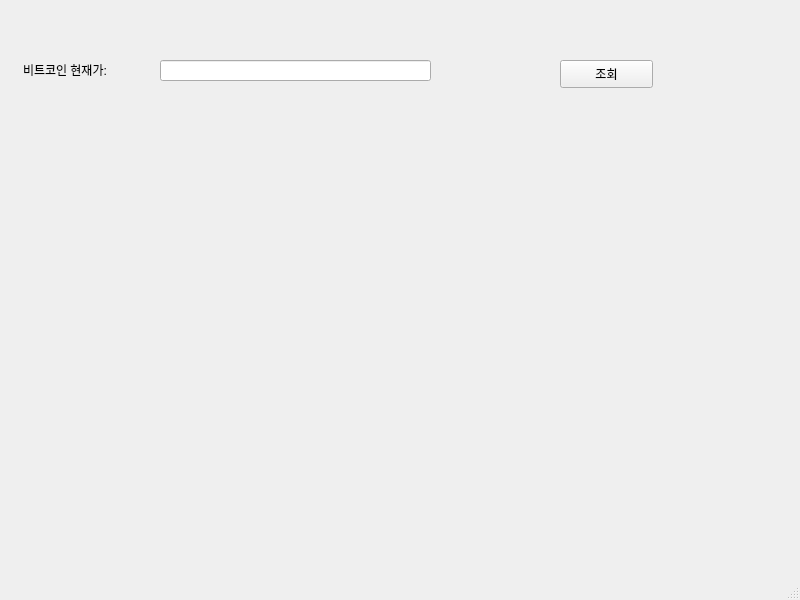
<?xml version="1.0" encoding="UTF-8"?>
<ui version="4.0">
 <class>MainWindow</class>
 <widget class="QMainWindow" name="MainWindow">
  <property name="geometry">
   <rect>
    <x>0</x>
    <y>0</y>
    <width>800</width>
    <height>600</height>
   </rect>
  </property>
  <property name="windowTitle">
   <string>MainWindow</string>
  </property>
  <widget class="QWidget" name="centralwidget">
   <widget class="QLabel" name="label">
    <property name="geometry">
     <rect>
      <x>23</x>
      <y>60</y>
      <width>121</width>
      <height>20</height>
     </rect>
    </property>
    <property name="text">
     <string>비트코인 현재가:</string>
    </property>
   </widget>
   <widget class="QLineEdit" name="lineEdit">
    <property name="geometry">
     <rect>
      <x>160</x>
      <y>60</y>
      <width>271</width>
      <height>21</height>
     </rect>
    </property>
   </widget>
   <widget class="QPushButton" name="pushButton">
    <property name="geometry">
     <rect>
      <x>560</x>
      <y>60</y>
      <width>93</width>
      <height>28</height>
     </rect>
    </property>
    <property name="text">
     <string>조회</string>
    </property>
   </widget>
  </widget>
  <widget class="QMenuBar" name="menubar">
   <property name="geometry">
    <rect>
     <x>0</x>
     <y>0</y>
     <width>800</width>
     <height>26</height>
    </rect>
   </property>
  </widget>
  <widget class="QStatusBar" name="statusbar"/>
 </widget>
 <resources/>
 <connections/>
</ui>
